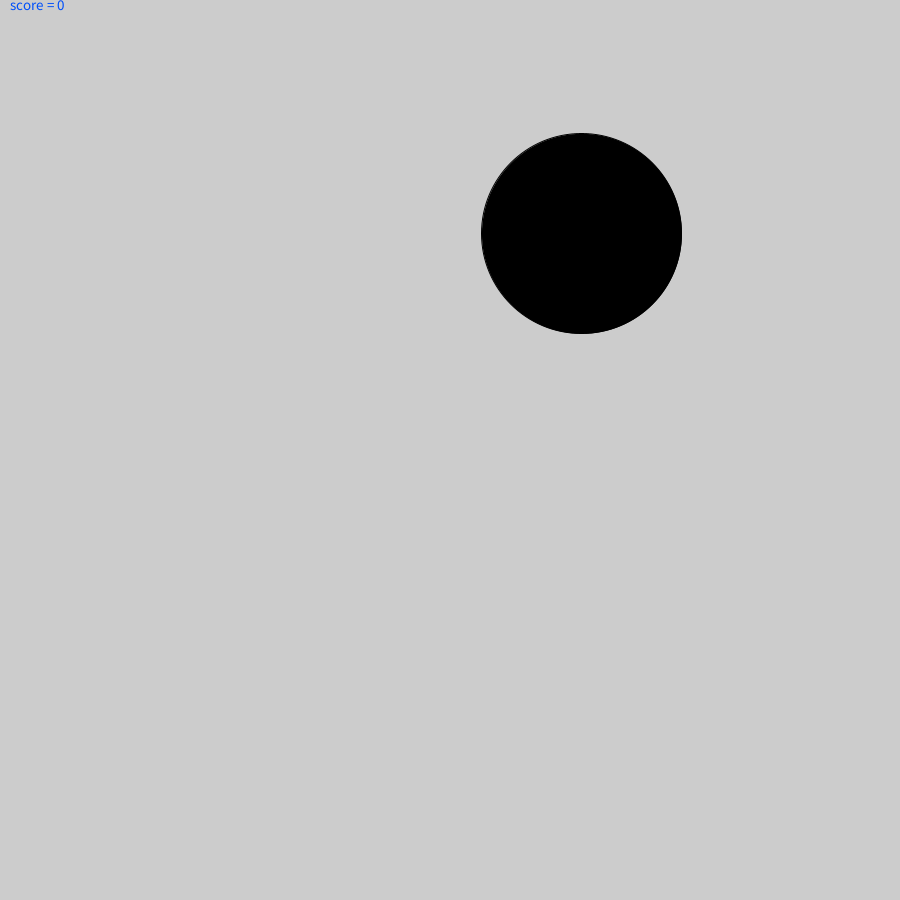
Frame 1 (no input)
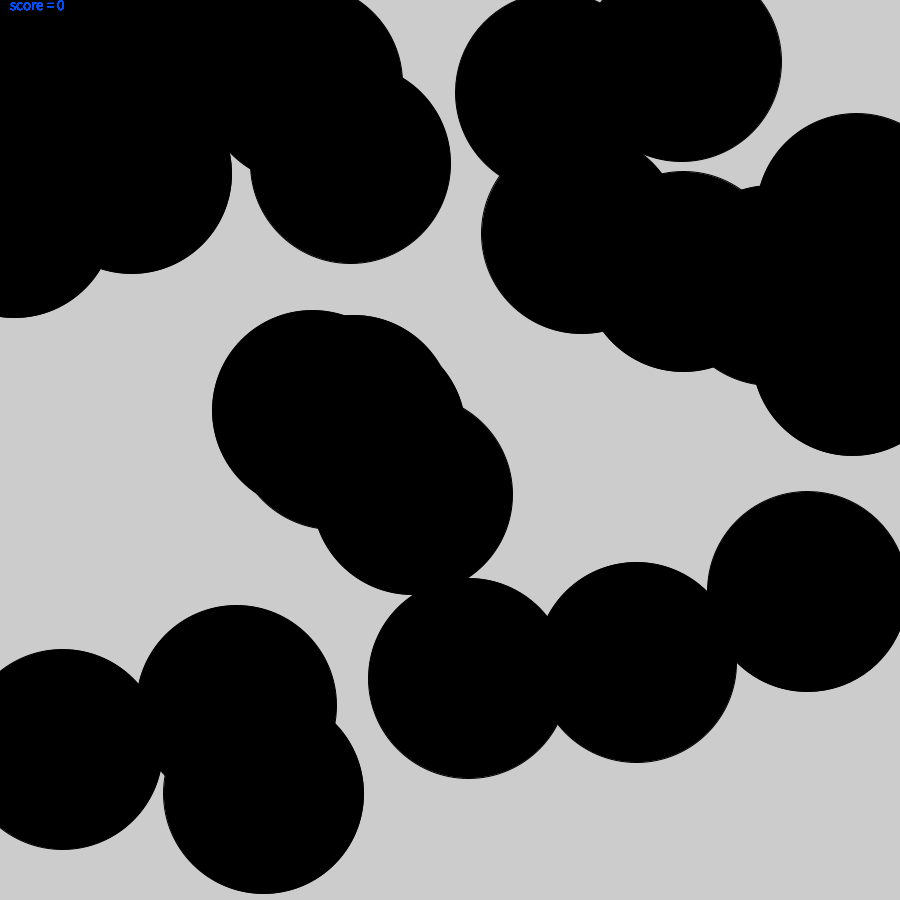
Frame 60 (the mouse pressed at the canvas centre just before this capture)
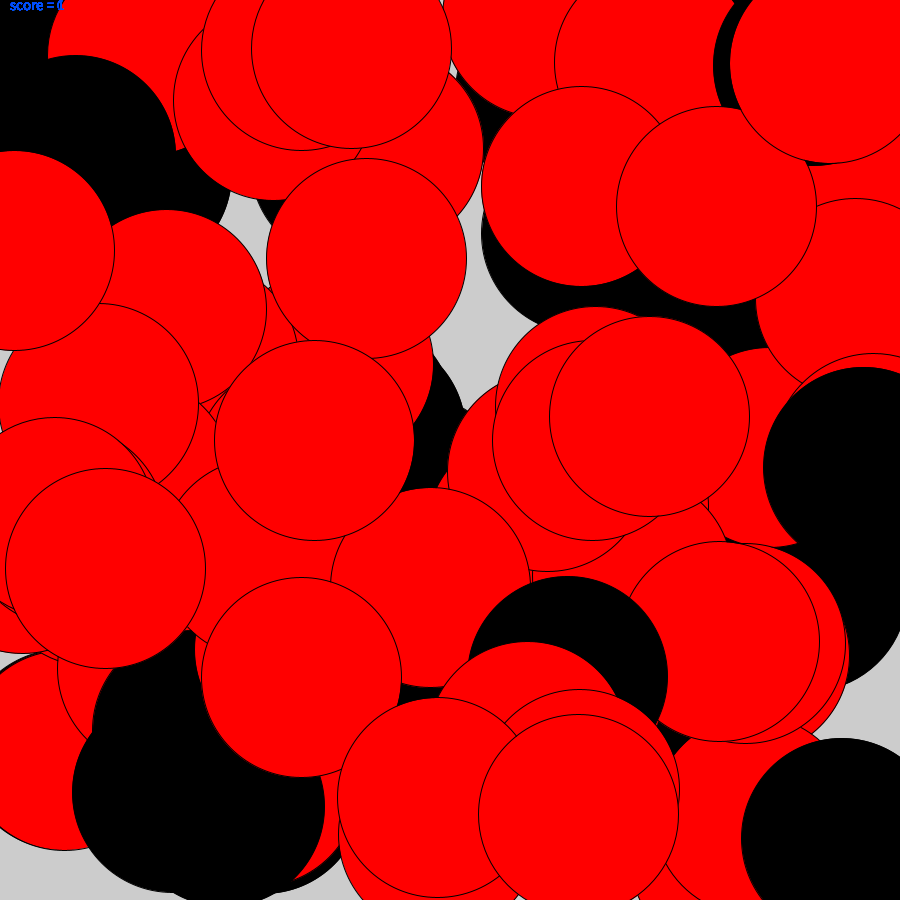
Frame 120 (the mouse held since frame 60 and released just before this capture)

The Processing sketch that drew these frames (run headless with seeded random() and noise(); from frame 60 on, the mouse is pressed at the canvas centre):

// Processing sketch: processing_170730
// ── processing_170730.pde

//declares a variable for the timer
float timer1 = 0;
float timer2 = 0;
float delay1 = 1000/12f;
float delay2 = 10/1f;
float circle = 200; //sets circle variable which is used as the width and height to form a circle 

int score = 0; //sets score 

boolean  clicked = true;


void setup() {
  size(900, 900); //sets screen size
}
 //speed the black circles will be drawn at
void draw() {
  if (millis() > timer1) {
    drawRandomCircles();
    timer1+=delay1; //timer
  }


  fill(0, 79, 250); //color of text 
  textSize(15);
  text("score = " + score, 10, 10); //score board

if (score == 20) { //checks if the score is 20
  noLoop();
  textSize(100);
  text("End Of Game",200, 200); //when score is 20, end of game will print
  
}
else {
  loop();
}

  if (mousePressed == true) {//checking for the action of the mouse being pressed 
    fill(255, 0, 0);
    ellipse(random(0, width), random(0, height), circle, circle); //red circles appear when mouse is pressed
  } else if (keyPressed == true ) {
    background(255);
    score = 0; //restart game
  }
}

void drawRandomCircles() { 
  fill(0);
  ellipse(random(0, width), random(0, height), circle, circle);
}


void mousePressed() {
  if ( clicked = true ) {
    score = score + 1; //when mouse pressed, score increase by 1
    if (millis() > timer2) {             //timer 2
      timer2+=delay2; 
    }
  }
}
